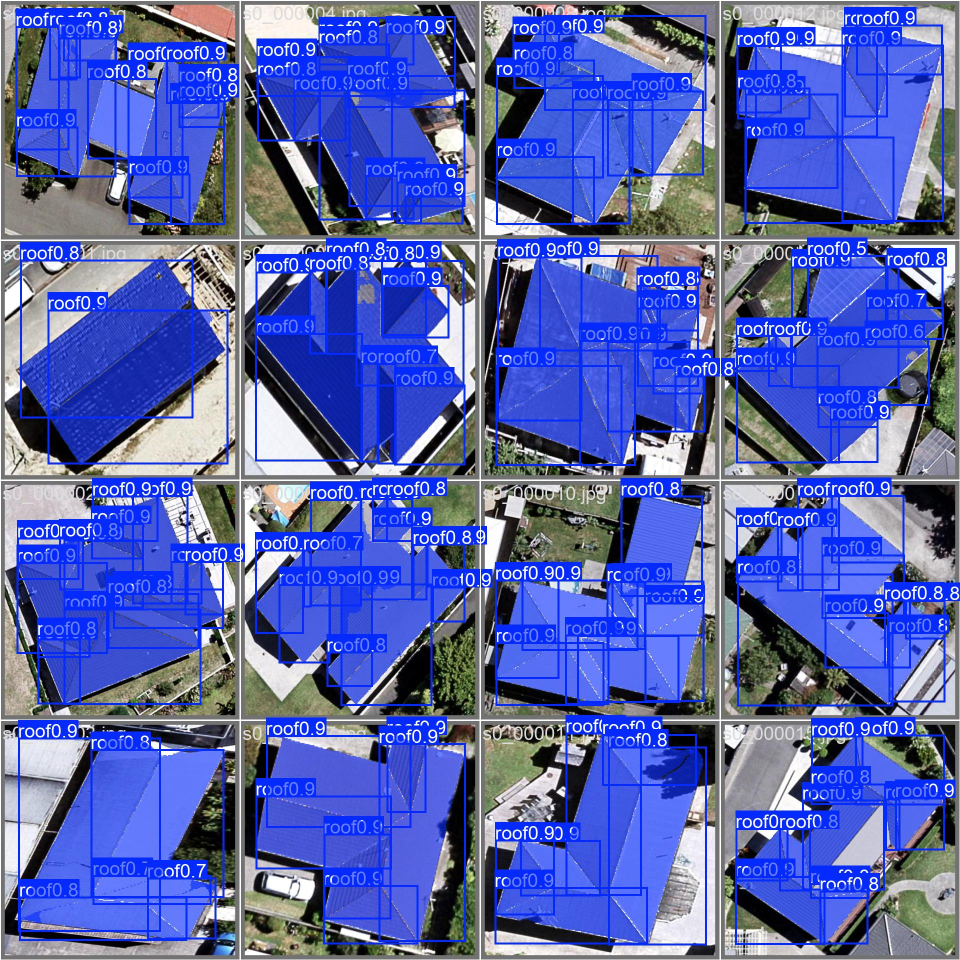
#> input picture backend/runs/segment/val/val_batch0_pred.jpg, 1920 x 1920 px (shown at 1/2 size); its folder holds only this picture in this run
$ python -i image_processing.py   (imports and definitions only)   (older library calls are emulated)
#> lines starting #> are read from the running program, lines starting #| are printed output that depends on the picture; after the words box and inside, x2 and y2 are one past the last pixel; in counts of white or black regions, pixels touching at a corner belong together
import base64
import logging
import math
import time
import uuid
from dataclasses import dataclass

import cv2
import numpy as np

logger = logging.getLogger(__name__)

# Single source of truth for the (approximation-grade) obstacle height model,
# shared by the ML and OpenCV pipelines so both report the same quantity.
_OBSTACLE_HEIGHT_DIVISOR = 9.0


def _estimate_obstacle_height_m(area_px: float) -> float:
    return max(0.3, min(4.5, math.sqrt(max(area_px, 0.0)) / _OBSTACLE_HEIGHT_DIVISOR))

from app.schemas.detection import (
    DetectionMetadata,
    DetectionRequest,
    DetectionResponse,
    Obstacle,
    PointGeometry,
    PolygonGeometry,
    RoofPlane,
)


@dataclass
class PixelToGeoContext:
    width: int
    height: int
    west: float
    south: float
    east: float
    north: float


# [7 lines that did not run here, left out]


# [74 lines left out: functions _decode_image, _pixel_to_geo, _haversine_m, _area_px_to_sq_m, _estimate_slope, _prepare_grayscale, not called in this run]


def _roof_mask(gray: np.ndarray) -> tuple[np.ndarray, np.ndarray]:
    blurred = cv2.GaussianBlur(gray, (5, 5), 0)
    denoised = cv2.bilateralFilter(blurred, 9, 75, 75)
    edges = cv2.Canny(denoised, 60, 165)
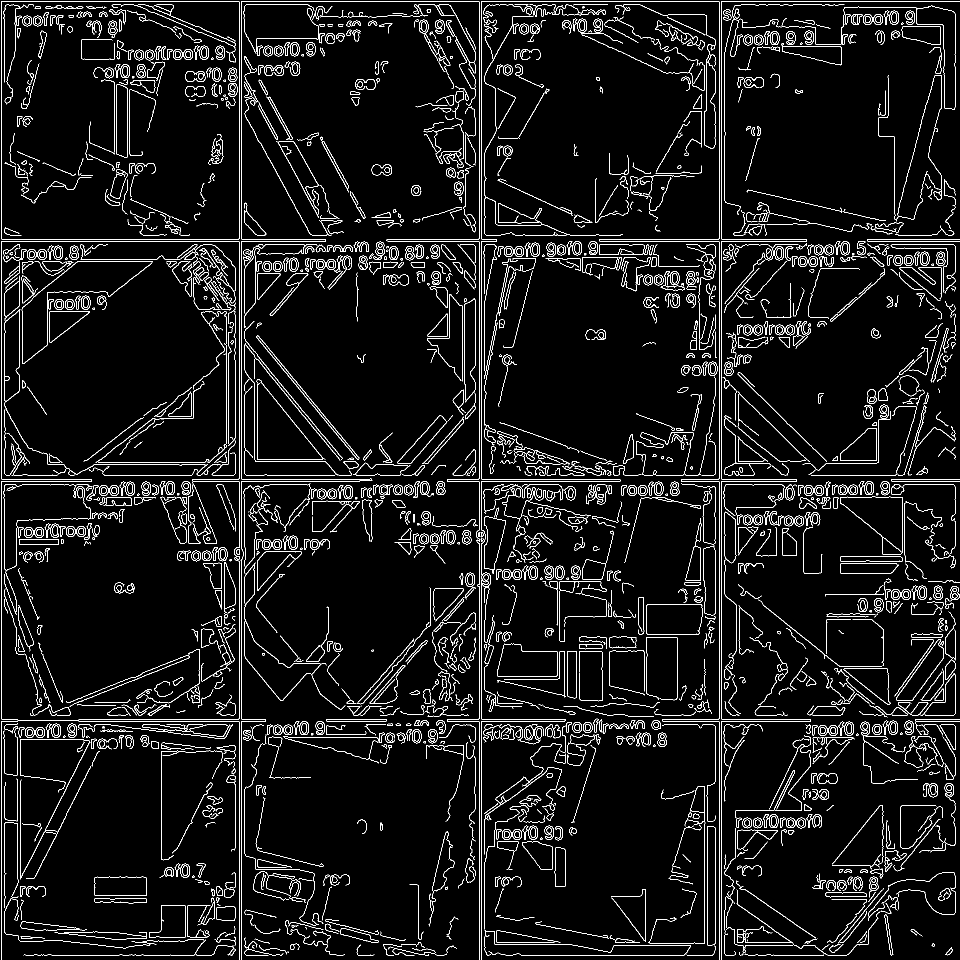
#> edges: shape (1920, 1920) (shown at 1/2 size); 5.7% white in thin lines or dots

    grad_x = cv2.Sobel(denoised, cv2.CV_16S, 1, 0, ksize=3)
    grad_y = cv2.Sobel(denoised, cv2.CV_16S, 0, 1, ksize=3)
    abs_grad_x = cv2.convertScaleAbs(grad_x)
    abs_grad_y = cv2.convertScaleAbs(grad_y)
    gradient = cv2.addWeighted(abs_grad_x, 0.5, abs_grad_y, 0.5, 0)

    # Adaptive threshold highlights rooftop texture transitions before morphology refinement.
    adaptive = cv2.adaptiveThreshold(
        denoised,
        255,
        cv2.ADAPTIVE_THRESH_GAUSSIAN_C,
        cv2.THRESH_BINARY,
        31,
        -2,
    )
#> adaptive: shape (1920, 1920); 36.4% white; 3344 white regions (796 under 20 px), largest, box (x1, y1, x2, y2) and area: (0, 0, 1920, 1920) 115661, (40, 1479, 183, 1792) 13729, (967, 968, 1243, 1159) 13640

    combined = cv2.bitwise_or(edges, adaptive)
#> combined: shape (1920, 1920); 39% white; 3120 white regions (802 under 20 px), largest, box (x1, y1, x2, y2) and area: (0, 0, 1920, 1920) 215330, (40, 1478, 183, 1792) 16253, (967, 968, 1243, 1159) 16059
    combined = cv2.bitwise_or(combined, gradient)
    _, combined = cv2.threshold(combined, 42, 255, cv2.THRESH_BINARY)
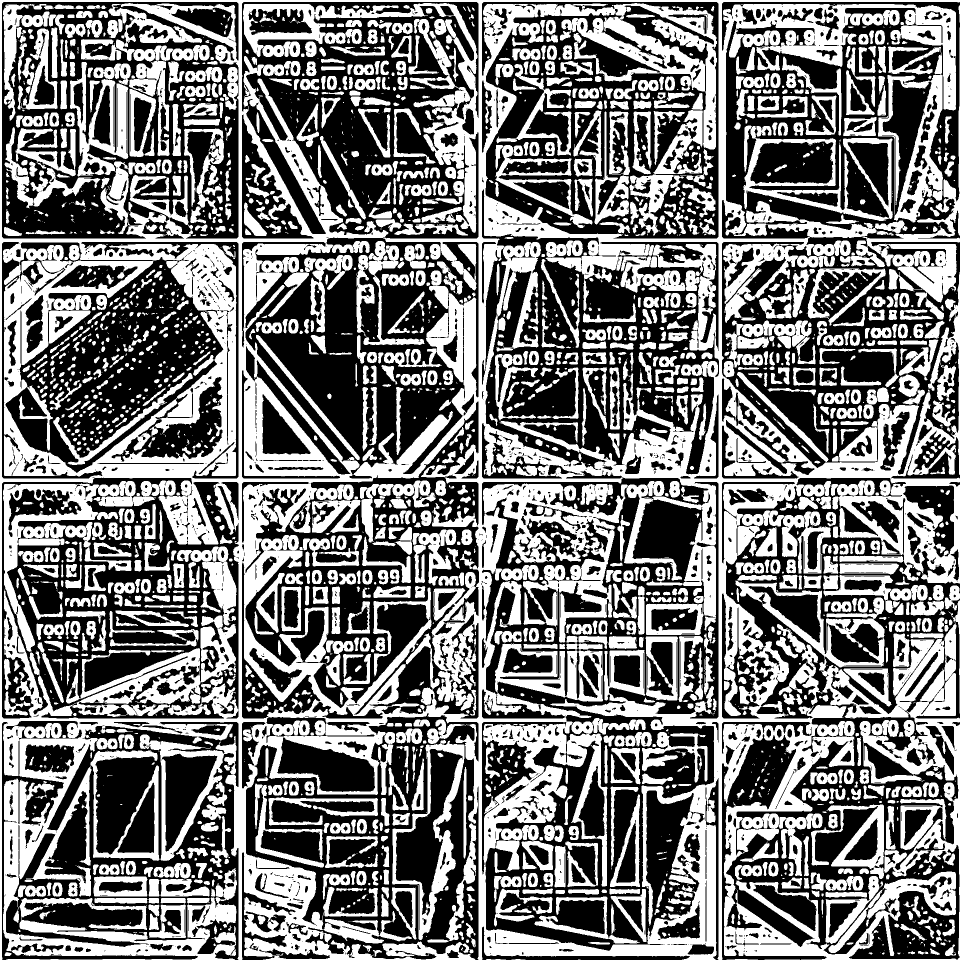
#> combined: shape (1920, 1920) (shown at 1/2 size); 47.2% white; 2553 white regions (877 under 20 px), largest, box (x1, y1, x2, y2) and area: (0, 0, 1920, 1920) 1005592, (1638, 1201, 1920, 1913) 42714, (1680, 55, 1920, 639) 18852

    kernel_close = cv2.getStructuringElement(cv2.MORPH_RECT, (5, 5))
    kernel_open = cv2.getStructuringElement(cv2.MORPH_RECT, (3, 3))
    closed = cv2.morphologyEx(combined, cv2.MORPH_CLOSE, kernel_close, iterations=2)
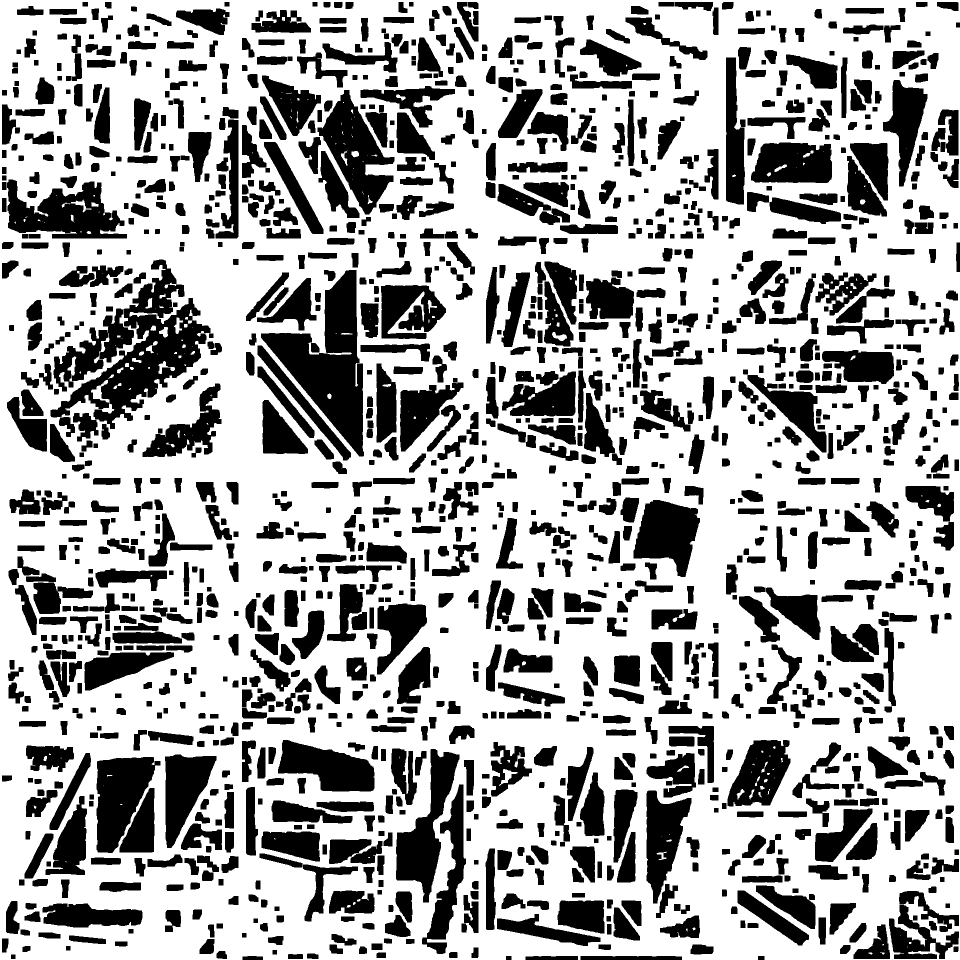
#> closed: shape (1920, 1920) (shown at 1/2 size); 66.6% white; 1520 black regions, largest, box (x1, y1, x2, y2) and area: (101, 519, 421, 858) 32710, (522, 540, 728, 913) 31436, (14, 359, 254, 477) 16660
    opened = cv2.morphologyEx(closed, cv2.MORPH_OPEN, kernel_open, iterations=1)
#> opened: shape (1920, 1920); 66.5% white; 1363 black regions, largest, box (x1, y1, x2, y2) and area: (101, 519, 427, 883) 45105, (522, 540, 728, 913) 31774, (597, 180, 789, 429) 17974

    return opened, edges


# [18 lines left out: functions _obstacle_mask, _image_quality_score, not called in this run]


def _contour_touches_border(contour: np.ndarray, width: int, height: int, padding: int = 3) -> bool:
    x, y, w, h = cv2.boundingRect(contour)
    return x <= padding or y <= padding or (x + w) >= (width - padding) or (y + h) >= (height - padding)


# [341 lines left out: functions _bbox_iou, _contour_centroid, _center_prior, _analyze_snapshot_opencv, analyze_snapshot, not called in this run]

>>> import cv2
>>> picture = cv2.imread('../../runs/segment/val/val_batch0_pred.jpg', cv2.IMREAD_GRAYSCALE)
>>> result = _roof_mask(picture)

$ run again, on backend/runs/segment/val/val_batch1_pred.jpg
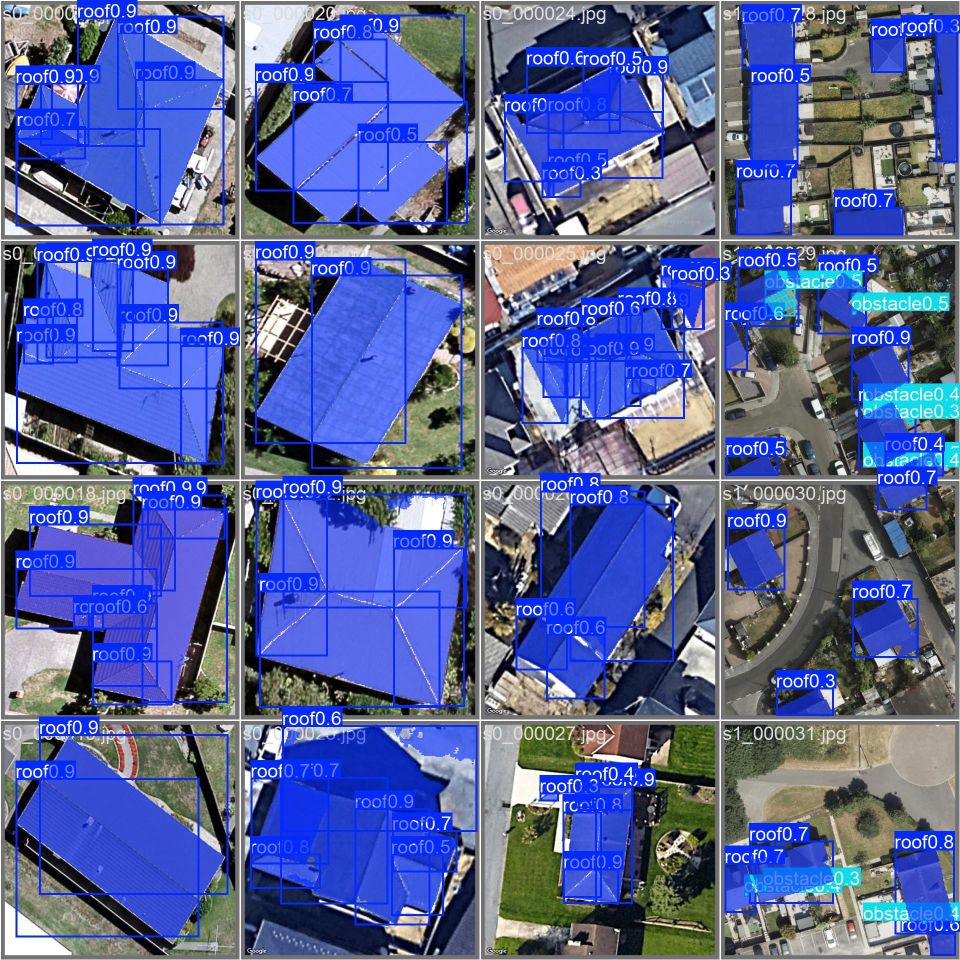
#> input picture backend/runs/segment/val/val_batch1_pred.jpg, 1920 x 1920 px (shown at 1/2 size)
#> in _roof_mask, `edges = cv2.Canny(denoised, 60, 165)`:
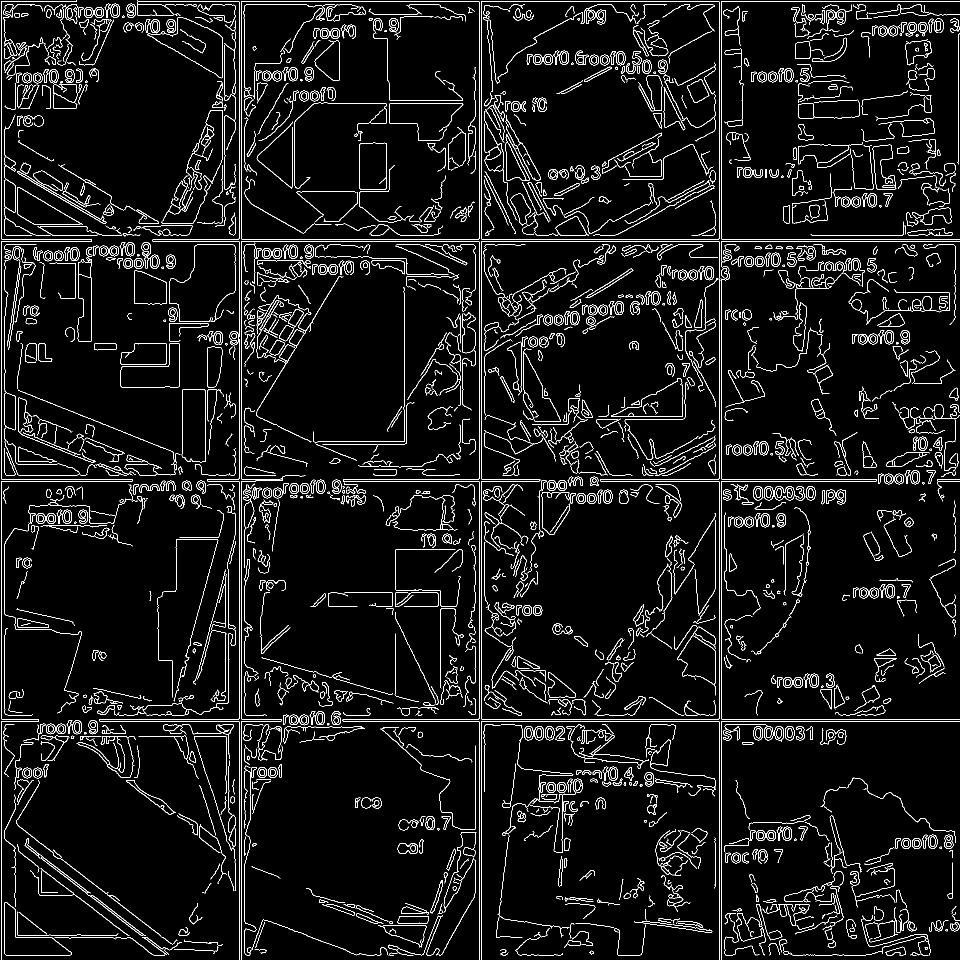
#> edges: shape (1920, 1920) (shown at 1/2 size); 5.5% white in thin lines or dots
#> adaptive: shape (1920, 1920); 33.9% white; 3552 white regions (995 under 20 px), largest, box (x1, y1, x2, y2) and area: (199, 0, 1920, 1920) 75258, (636, 553, 923, 944) 18281, (1472, 1449, 1911, 1666) 12591
#> in _roof_mask, `closed = cv2.morphologyEx(combined, cv2.MORPH_CLOSE, kernel_close, ite..`:
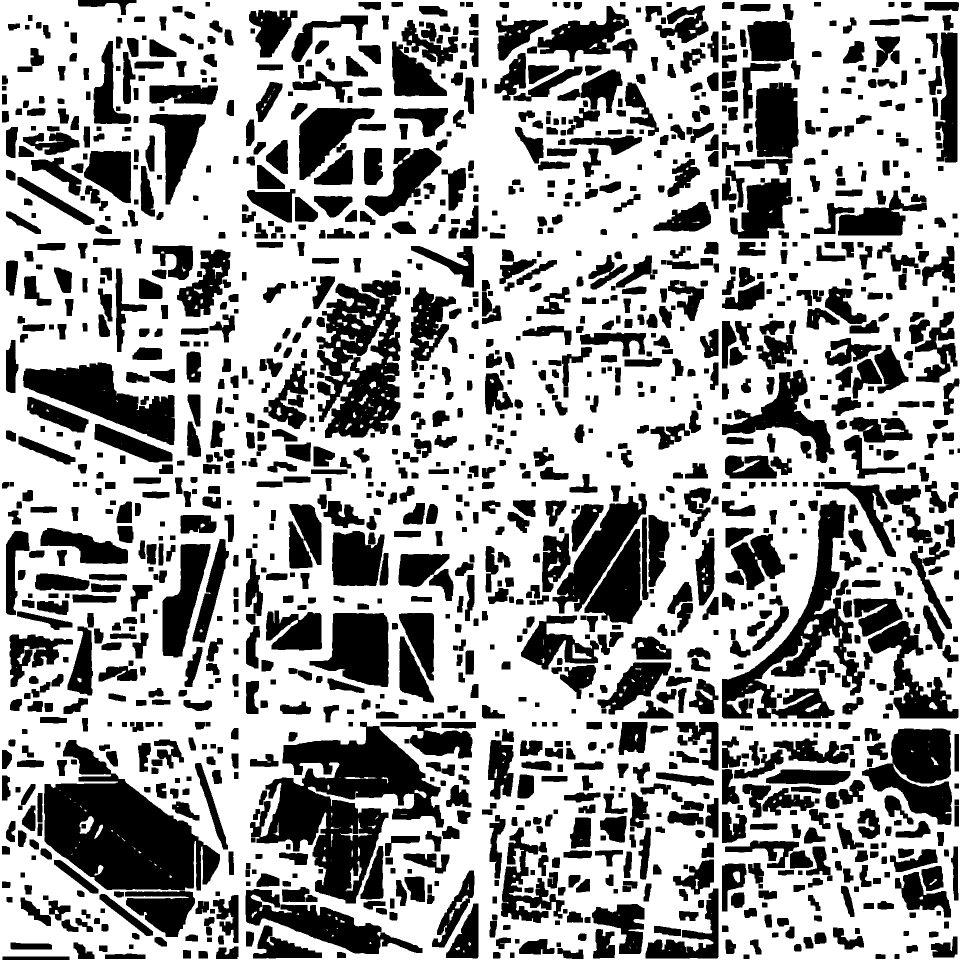
#> closed: shape (1920, 1920) (shown at 1/2 size); 63% white; 1508 black regions, largest, box (x1, y1, x2, y2) and area: (500, 1444, 888, 1807) 60880, (88, 1480, 440, 1781) 57018, (633, 560, 802, 876) 34692
#> opened: shape (1920, 1920); 62.9% white; 1338 black regions, largest, box (x1, y1, x2, y2) and area: (500, 1444, 945, 1807) 68333, (88, 1480, 440, 1874) 65526, (633, 560, 802, 876) 35484
